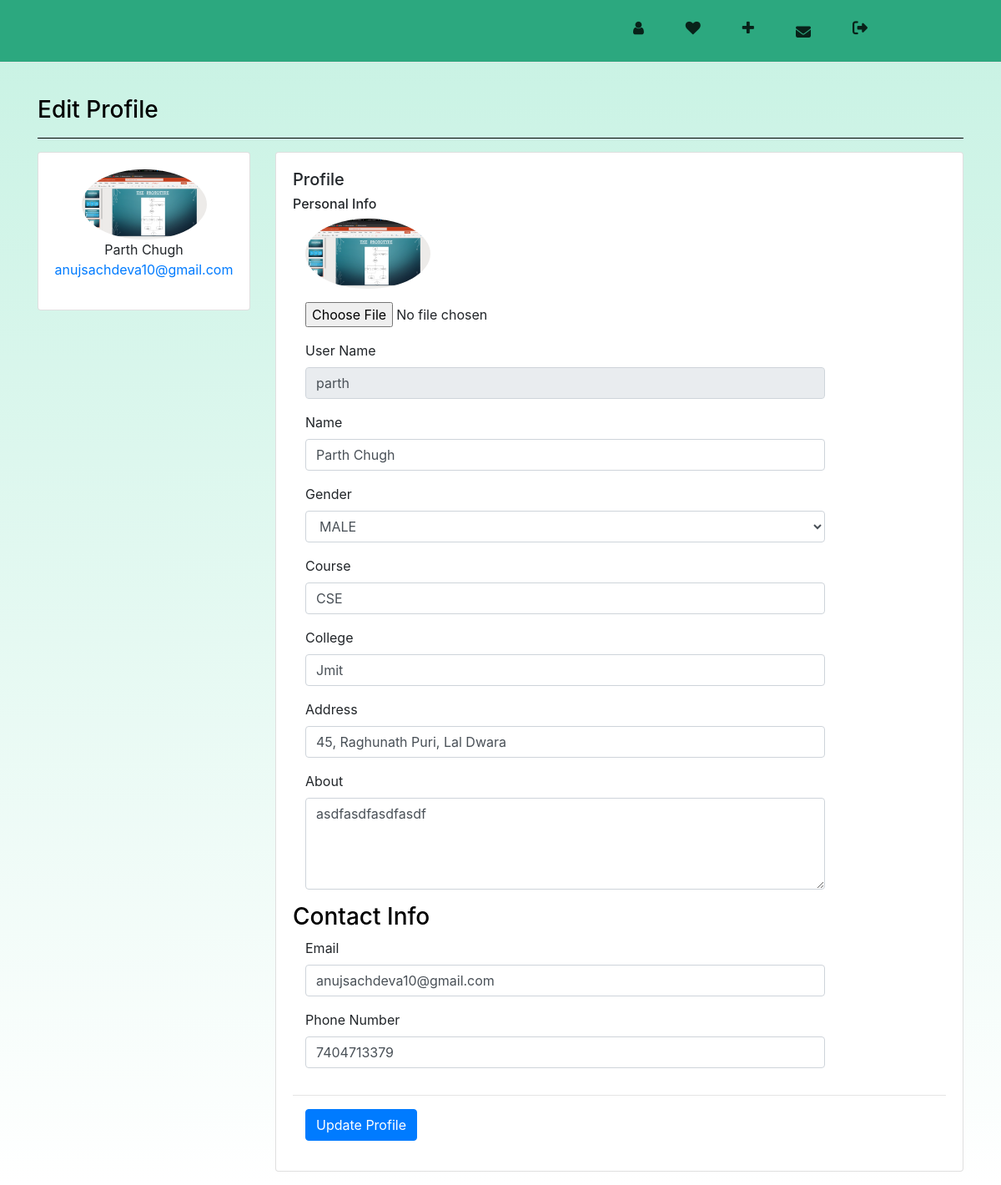
The app's page /profile/parth/editprofile/ (signed in) with its own data.
### myapp/models.py (models this page shows, shortened)
class UserInfoModel(models.Model):
    user = models.OneToOneField(User, on_delete=models.CASCADE, related_name="child_user")
    profile_pic = models.ImageField(upload_to="photos/userprofilepics", blank=True)
    description = models.CharField(max_length=250, blank=True)
    phone_number = models.PositiveSmallIntegerField(null=True)
    college = models.CharField(max_length=40, blank=True)
    branch = models.CharField(max_length=40, blank=True)
    address = models.CharField(max_length=50, blank=True)
    gender = models.CharField(max_length=10, default="", blank=True, null=True)

### myapp/views.py (the view)
# urls.py: path('<str:username>/editprofile/', views.UserEditProfileView, name="edit_profile")
@login_required
def UserEditProfileView(request, username):
    user = User.objects.get(username=username)
    info = UserInfoModel.objects.get(user=user)
    if request.method == "POST":
        name = str(request.POST.get("name"))
        if " " in name:
            user.first_name, user.last_name = name.split(" ")
        else:
            user.first_name = name
            user.last_name = ""
        user.email = request.POST.get("email")
        info.gender = request.POST.get("gender")
        info.college = request.POST.get("college")
        info.branch = request.POST.get("course")
        info.description = request.POST.get("description")
        info.phone_number = request.POST.get("phone_number")
        info.address = request.POST.get("address")
        if "profile_pic" in request.FILES:
            info.profile_pic = request.FILES.get("profile_pic")
        user.save()
        info.save()
        return HttpResponseRedirect(reverse("user:profile", kwargs={"username":username}))
    else:
        var_dict = {"user":user, "info":info}
        return render(request, "myapp/edit_profile.html", context=var_dict)

### templates/myapp/edit_profile.html (shortened to what this page needs)
{% load static %}
<html>
    <head>
        <link rel="stylesheet" href="https://cdn.jsdelivr.net/npm/bootstrap@4.5.3/dist/css/bootstrap.min.css">
        <link rel="stylesheet" href="https://maxcdn.bootstrapcdn.com/font-awesome/4.7.0/css/font-awesome.min.css">
        <link rel="stylesheet" href="https://cdn.jsdelivr.net/npm/bootstrap@4.5.3/dist/css/bootstrap.min.css">
        <link rel="stylesheet" href="{% static "myapp/css/edit_profile.css" %}">
        <link rel="stylesheet" href="{% static "myapp/css/navigation.css" %}">
        <link rel="stylesheet" href="{% static "myapp/css/footer.css" %}">
    </head>
    <body>
        <nav class="navigation">
            <div class="navigation__column">
                <ul class="navigations__links">
                    {% if user.is_authenticated %}
                        <li class="navigation__list-item">
                            <a href="{% url "user:profile" username=user.username %}" class="navigation__link">
                                <i class="fa fa-user"></i>
                            </a>
                        </li>
                        <li class="navigation__list-item">
                            <a href="favouriteads.html" class="navigation__link">
                                <i class="fa fa-heart"></i>
                            </a>
                        </li>
                        <li class="navigation__list-item">
                            <a href="{% url "postad" username=user.username %}" class="navigation__link">
                                <i class="fa fa-plus"></i>
                            </a>
                        </li>
                        <li class="navigation__list-item" style="padding-top: 5px">
                            <a href="{% url "chat:message_inbox" %}" class="navigation__link">
                                <i class="fa-solid fa-envelope"></i>
                            </a>
                        </li>
                        <li class="navigation__list-item">
                            <a href="{% url "user_logout" %}" class="navigation__link">
                                <i class="fas fa-sign-out-alt"></i>
                            </a>
                        </li>
                    {% endif %}
                </ul>
            </div>
        </nav>
        <div class="main-body">
            <div class="container">
                <div class="row">
                    <div class="col-12">
                        <h3>Edit Profile</h3>
                        <hr color="black">
                    </div>
                </div>
                <div class="row gutters-sm">
                  <div class="col-md-3 mb-3">
                    <div class="card">
                      <div class="card-body">
                        <div class="d-flex flex-column align-items-center text-center">
                            <div class="user-info">
                                {% if info.profile_pic %}
                                    <img src="{{info.profile_pic.url}}" alt="Admin" class="rounded-circle" width="150">
                                {% else %}
                                    <img src="{% static "myapp/images/avatar.svg" %}" alt="Admin" class="rounded-circle" width="150">
                                {% endif %}
                                <ul class="meta list list-unstyled">
                                    <li class="name">{{user.get_full_name}}
                                    </li>
                                    <li class="email"><a href="#">{{user.email}}</a></li>
                                </ul>
                            </div>
                          </div>
                        </div>
                      </div>
                    </div>
                  <div class="col-md-9">
                    <div class="card mb-3">
                      <div class="card-body">
                            <div class="content-panel">
                                <h5 class="title">Profile</h5>
                                <form class="form-horizontal" method="POST" enctype="multipart/form-data">
                                    <fieldset class="fieldset">
                                        <h6 class="fieldset-title">Personal Info</h6>
                                        <div class="form-group avatar">
                                            <figure class="figure col-md-2 col-sm-3 col-xs-12">
                                                {% if info.profile_pic %}
                                                    <img src="{{info.profile_pic.url}}" alt="Admin" class="rounded-circle" width="150">
                                                {% else %}
                                                    <img src="{% static "myapp/images/avatar.svg" %}" alt="Admin" class="rounded-circle" width="150">
                                                {% endif %}
                                            </figure>
                                            <div class="form-inline col-md-10 col-sm-9 col-xs-12">
                                                <input type="file" class="file-uploader pull-left" name="profile_pic">
                                            </div>
                                        </div>
                                        <div class="form-group">
                                            <label class="col-md-2 col-sm-3 col-xs-12 control-label">User Name</label>
                                            <div class="col-md-10 col-sm-9 col-xs-12">
                                                <input type="text" class="form-control" value="{{user.username}}" name="" disabled>
                                            </div>
                                        </div>
                                        <div class="form-group">
                                            <label class="col-md-2 col-sm-3 col-xs-12 control-label">Name</label>
                                            <div class="col-md-10 col-sm-9 col-xs-12">
                                                <input type="text" class="form-control" value="{{user.get_full_name}}" name="name" required>
                                            </div>
                                        </div>
                                        <div class="form-group">
                                            <label class="col-md-2 col-sm-3 col-xs-12 control-label">Gender</label>
                                            <div class="col-md-10 col-sm-9 col-xs-12">
                                                <select class="form-control" name="gender" >
                                                    <option value="{{info.gender}}" selected>{{info.gender|upper}}</option>
                                                </select>
                                            </div>
                                        </div>
                                        <div class="form-group">
                                            <label class="col-md-2 col-sm-3 col-xs-12 control-label">Course</label>
                                            <div class="col-md-10 col-sm-9 col-xs-12">
                                                <input type="text" class="form-control" value="{{info.branch|upper}}" name="course">
                                            </div>
                                        </div>
                                        <div class="form-group">
                                            <label class="col-md-2 col-sm-3 col-xs-12 control-label">College</label>
                                            <div class="col-md-10 col-sm-9 col-xs-12">
                                                <input type="text" class="form-control" value="{{info.college|title}}" name="college">
                                            </div>
                                        </div>
                                        <div class="form-group">
                                            <label class="col-md-2 col-sm-3 col-xs-12 control-label">Address</label>
                                            <div class="col-md-10 col-sm-9 col-xs-12">
                                                <input type="text" class="form-control" value="{{info.address|title}}" name="address">
                                            </div>
                                        </div>
                                        <div class="form-group">
                                            <label class="col-md-2 col-sm-3 col-xs-12 control-label">About</label>
                                            <div class="col-md-10 col-sm-9 col-xs-12">
                                            <textarea class="form-control" cols="50" rows="4" name="description">{{info.description|safe|linebreaksbr}}</textarea>
                                        </div>
                                    </fieldset>
                                    <fieldset class="fieldset">
                                        <h3 class="fieldset-title">Contact Info</h3>
                                        <div class="form-group">
                                            <label class="col-md-2  col-sm-3 col-xs-12 control-label">Email</label>
                                            <div class="col-md-10 col-sm-9 col-xs-12">
                                                <input type="email" class="form-control" value="{{user.email}}" name="email" required>
                                            </div>
                                        </div>
                                        <div class="form-group">
                                            <label class="col-md-3  col-sm-3 col-xs-12 control-label">Phone Number</label>
                                            <div class="col-md-10 col-sm-9 col-xs-12">
                                                <input type="number" class="form-control" value="{{info.phone_number}}" name="phone_number" required>
                                            </div>
                                        </div>
                                    </fieldset>
                                <hr>
                                <div class="form-group">
                                    <div class="col-md-10 col-sm-9 col-xs-12 col-md-push-2 col-sm-push-3 col-xs-push-0">
                                        <input class="btn btn-primary" type="submit" value="Update Profile">
                                    </div>
                                </div>
                                </form>
                            </div>
                        </div>
                    </div>
                </div>
            </div>
            </div>
        </div>
    </body>
</html><link href="https://maxcdn.bootstrapcdn.com/font-awesome/4.3.0/css/font-awesome.min.css" rel="stylesheet">

### static/myapp/css/edit_profile.css (style rules this page uses)
body { background-color: #c7f2e3; background-image: linear-gradient(to top, #FFFFFF, #c7f2e3); }
h3 { color: black; }

### static/myapp/css/navigation.css (style rules this page uses)
.navigation { height: 75px; background-color: #2ca87f; border-bottom: 1px solid #e6e6e6; display: flex; align-items: center; justify-content: space-between; padding: 0 100px; margin-bottom: 40px; }
.navigation .navigations__links { display: flex; padding: 50px; list-style-type: none; }
.navigation .navigation__list-item { margin-left: 30px; margin-top: 15px; padding: 0 10px; opacity: 0; animation: slideNavLink 0.5s ease-out forwards; }
.navigation .navigation__list-item:nth-child(2) { animation-delay: 0.2s; }
.navigation .navigation__list-item:last-child { animation-delay: 0.3s; }
.navigation__link { color: rgba(0, 0, 0, 0.8); font-size: 18px; }
.navigation__column { position: relative; }

### static/myapp/css/footer.css (style rules this page uses)
body { margin: 0; padding: 0; }

### records on screen
UserInfoModel: profile_pic (picture), gender "MALE", course "CSE", college "Jmit", address "45, Raghunath Puri, Lal Dwara", description "asdfasdfasdfasdf", phone_number "7404713379"

### other values on screen
{{ user.get_full_name }} "Parth Chugh"
{{ user.email }} "anujsachdeva10@gmail.com"
